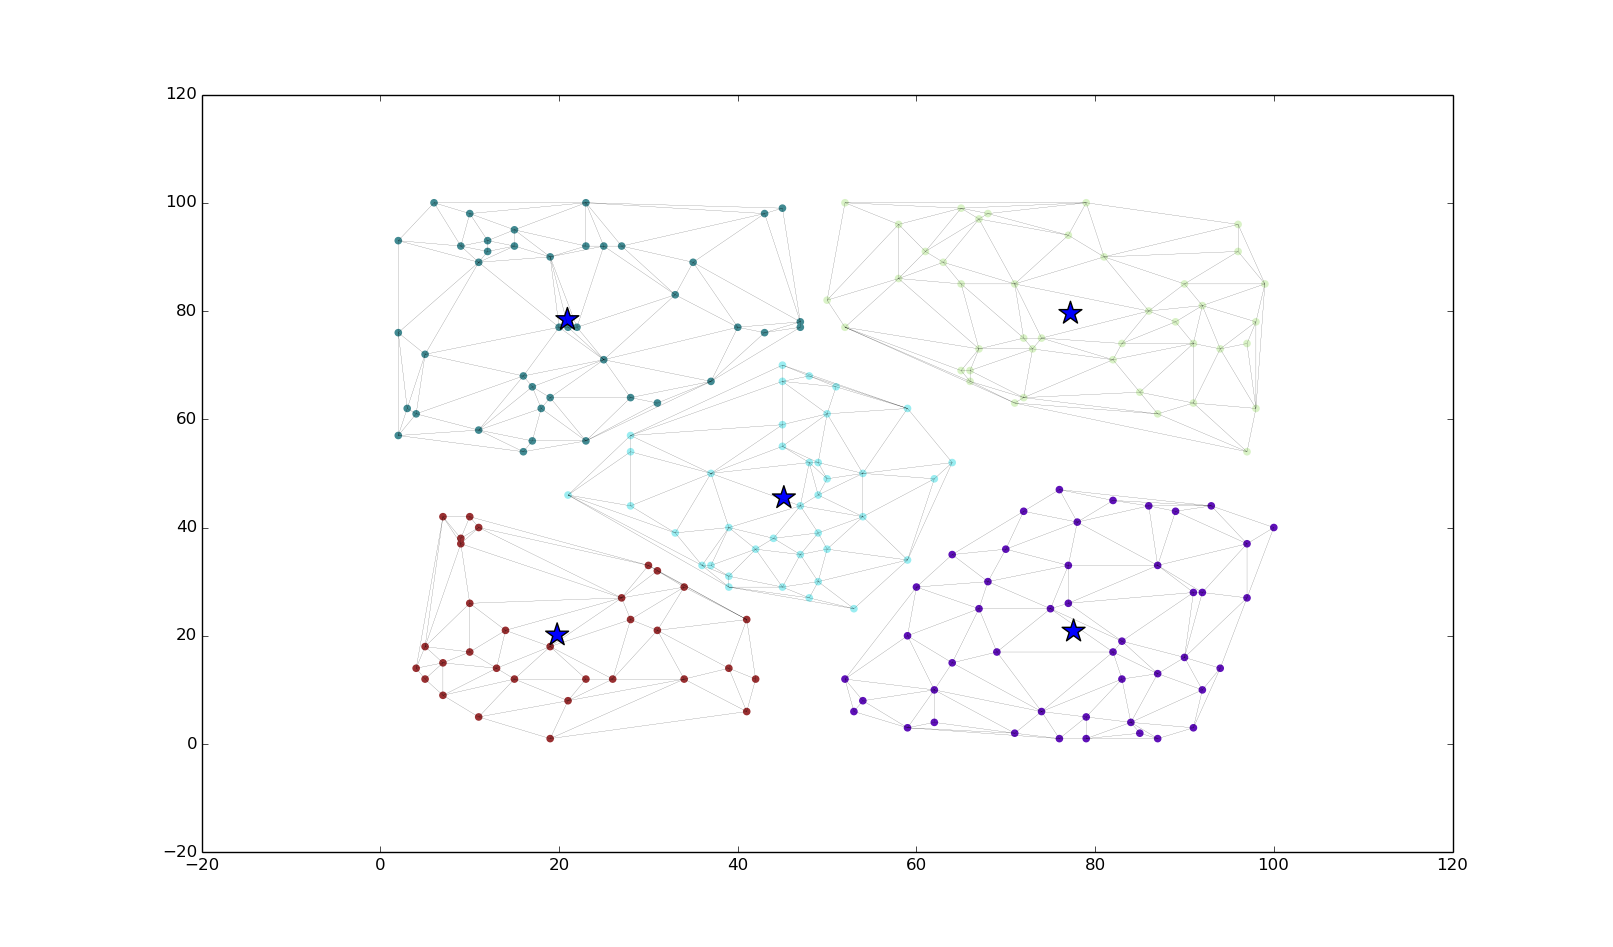

Reproduce this figure in Python.
# encoding:utf-8
from kmeans import *
import matplotlib.pyplot as plt


#just check algorithm and give a visiual picture

def random_color(k):
    # generate a random color code like '#225c6f'
    color_rgb_element = ['0','1','2','3','4','5','6','7','8','9','a','b','c','d','e','f']
    color = []
    for i in range(k):
        temp = '#'
        for j in range(6):
            temp = temp + color_rgb_element[random.randint(0,15)]
        color.append(temp)
    return color

data = []
print '这是一个k-means算法及其实例程序，程序会创建随机点集并自动使用k-means算法进行聚类，并给出一个效果图（算法本身中并没有效果图的实现）'
print '请输入随机点的个数：'
n = input('>')
print '请输入划分集合的个数k：'
k = input('>')
for i in range(n):
    data.append(produce_random_point())
centers = kmeans(data, k)



centers[0] = split_tuple(centers[0])
for i in range(k):
    centers[1][i] = split_tuple(centers[1][i])


colors = random_color(k)
fig = plt.figure(figsize=(16,12), dpi=72, facecolor="white")
for i in range(k):
    plt.scatter(centers[1][i][0], centers[1][i][1], color=colors[i])
    plt.triplot(centers[1][i][0], centers[1][i][1], linewidth=0.1)
plt.scatter(centers[0][0], centers[0][1], marker='*', s=300)
plt.show()
